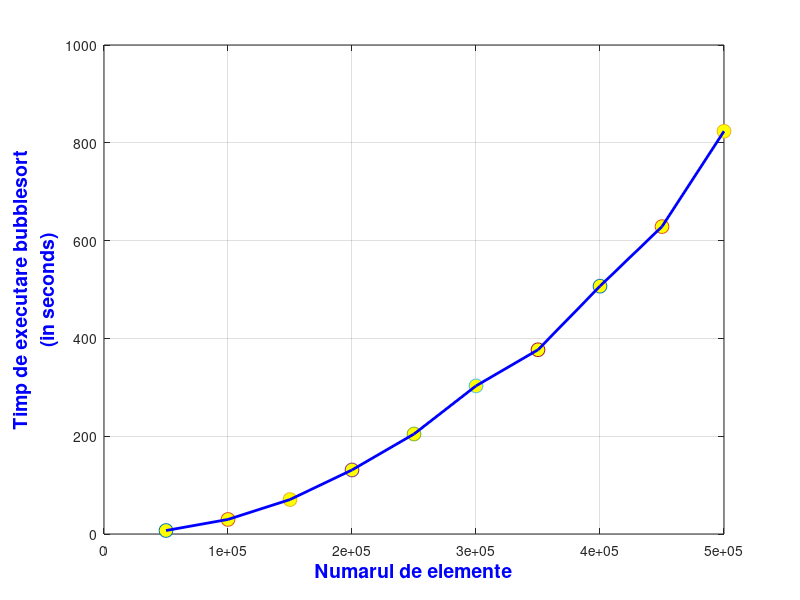

Source code (MATLAB):
nr=[50000, 100000, 150000, 200000, 250000, 300000, 350000, 400000, 450000, 500000]
bus=[7.122, 29.784, 70.447, 130.955, 204.448, 302.888, 376.747, 506.829, 628.649, 823.623]
for k=1:10
    grid on
    plot(nr(k),bus(k),'o','MarkerFaceColor','y','markerSize',10)
    hold on
end
plot([nr(1) nr(2) nr(3) nr(4) nr(5) nr(6) nr(7) nr(8) nr(9) nr(10)], [bus(1) bus(2) bus(3) bus(4) bus(5) bus(6) bus(7) bus(8) bus(9) bus(10)], 'LineWidth', 2, 'Color', 'b');
xlabel('Numarul de elemente','FontSize',14,'FontWeight','bold','Color','b');
ylabel({'Timp de executare bubblesort','(in seconds)'},'FontSize',14,'FontWeight','bold','Color','b');